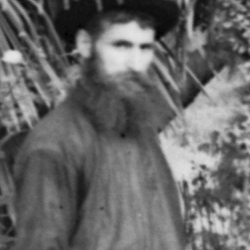
%> input picture data/alleia/r.png, 250 x 250 px
$ octave --eval "demons;"   (GNU Octave 9; MATLAB toolbox functions it lacks are replaced by stand-ins)
%> lines starting %> are read from the running program, lines starting %| are printed output that depends on the picture
% Demons Registration

function demons

figure(1); clf; colormap gray; set(gcf,'renderer','painter')

%% Parameters
niter           = 250;
sigma_fluid     = 2.0; % regularize update      field
sigma_diffusion = 2.0; % regularize deformation field
sigma_i         = 1.0; % weight on similarity term
sigma_x         = 1.0; % weight on spatial uncertainties (maximal step)
nlevel          = 3;   % multiresolution
do_display      = 1;   % display iterations

%% Load fixed image
F = double(imread('r.png'));          % fixed   image
%> F: size 250x250x3 double; min 1, max 229, mean 104.1; mean of the top-left, top-right, bottom-left and bottom-right quarters 94.3, 104.4, 89.5, 128.3
%F = double(imread('statue-rio.png'));           % fixed   image
F = imresize(F,0.5);
%> F: size 125x125x3 double
F = 256*(F-min(F(:)))/range(F(:));              % normalize intensities
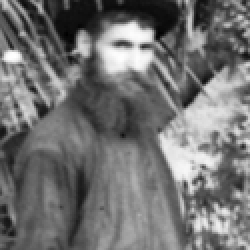
%> F: size 125x125x3 double (shown 2 times larger); min 0, max 256, mean 114.4; drawn with min black and max white

%% Load moving image
M = double(imread('b.png'));          % moving  image
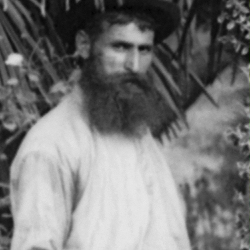
%> input picture data/alleia/b.png, 250 x 250 px
%M = double(imread('statue-rio-deformed.png'));  % moving  image
M = imresize(M,0.5);
%> M: size 125x125x3 double
M = 256*(M-min(M(:)))/range(M(:));              % normalize intensities
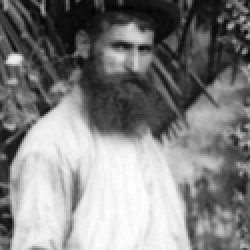
%> M: size 125x125x3 double (shown 2 times larger); mean R, G, B 130.5, 130.5, 130.5; drawn with min black and max white

% Translate
%shift = 3; tmp = zeros(size(M)); tmp((1+shift):end,:) = M(1:(end-shift),:); M = tmp;

%% Create random moving image
%[F,sx0,sy0]  = randomdeform(F,50,5);
%figure(5); showvector(sx0,sy0,4,3,lim); drawnow;

if nlevel == 1

    %% Register
    disp(['Register...']);
    opt = struct('niter',niter, 'sigma_fluid',sigma_fluid, 'sigma_diffusion',sigma_diffusion, 'sigma_i',sigma_i, 'sigma_x',sigma_x, 'do_display',do_display, 'do_plotenergy',1);
    [Mp,sx,sy,vx,vy] = register(F,M,opt);

else

    %% Multiresolution
    vx = zeros(size(M)); % deformation field
    vy = zeros(size(M));
    for k=nlevel:-1:1
        disp(['Register level: ' num2str(k) '...']);

        % downsample
        scale = 2^-(k-1);
        Fl = imresize(F,scale);
        Ml = imresize(M,scale);
        vxl = imresize(vx*scale,scale);
        vyl = imresize(vy*scale,scale);

        % register
        opt = struct('niter',niter,...
            'sigma_fluid',sigma_fluid,...
            'sigma_diffusion',sigma_diffusion,...
            'sigma_i',sigma_i,...
            'sigma_x',sigma_x,...
            'vx',vxl, 'vy',vyl,...
            'do_display',do_display, 'do_plotenergy',1);
        [Mp,sxl,syl,vxl,vyl] = register(Fl,Ml,opt);
% [12 lines not run here, left out]
function [Mp,sx,sy,vx,vy] = register(F,M,opt)

    if nargin<3;  opt = struct();  end;
    if ~isfield(opt,'sigma_fluid');      opt.sigma_fluid     = 1.0;              end;
    if ~isfield(opt,'sigma_diffusion');  opt.sigma_diffusion = 1.0;              end;
    if ~isfield(opt,'sigma_i');          opt.sigma_i         = 1.0;              end;
    if ~isfield(opt,'sigma_x');          opt.sigma_x         = 1.0;              end;
    if ~isfield(opt,'niter');            opt.niter           = 250;              end;
    if ~isfield(opt,'vx');               opt.vx              = zeros(size(M));   end;
    if ~isfield(opt,'vy');               opt.vy              = zeros(size(M));   end;
    if ~isfield(opt,'stop_criterium');   opt.stop_criterium  = 0.01;             end;
    if ~isfield(opt,'piggyback');        opt.piggyback       = 1.2;              end;
    if ~isfield(opt,'do_display');       opt.do_display      = 1;                end;
    if ~isfield(opt,'do_plotenergy');    opt.do_plotenergy   = 1;                end;

    %% Piggyback image
    [F,lim] = piggyback(F,opt.piggyback);
    [M,lim] = piggyback(M,opt.piggyback);

    %% T is the deformation from M to F
    vx = piggyback(opt.vx,opt.piggyback);
    vy = piggyback(opt.vy,opt.piggyback);
    e  = zeros(1,opt.niter);
    e_min = 1e+100;      % Minimal energy

    %% Iterate update fields
    for iter=1:opt.niter

        % Find update
        [ux,uy] = findupdate(F,M,vx,vy,opt.sigma_i,opt.sigma_x);

        % Regularize update
        ux    = imgaussian(ux,opt.sigma_fluid);
        uy    = imgaussian(uy,opt.sigma_fluid);

        % Compute step (e.g., max half a pixel)
        step  = opt.sigma_x;

        % Update velocities (demons) - additive
        vx = vx + step*ux;
        vy = vy + step*uy;

        % Update velocities (demons) - composition
        %[vx,vy] = compose(vx,vy,step*ux,step*uy);

        % Regularize velocities
        vx = imgaussian(vx,opt.sigma_diffusion);
        vy = imgaussian(vy,opt.sigma_diffusion);

        % Get Transformation
        [sx,sy] = expfield(vx,vy);  % deformation field

        % Compute energy
        e(iter) = energy(F,M,sx,sy,opt.sigma_i,opt.sigma_x);
        disp(['Iteration: ' num2str(iter) ' - ' 'energy: ' num2str(e(iter))]);
        if e(iter)<e_min
            sx_min = sx; sy_min = sy; % update best fields
            vx_min = vx; vy_min = vy; % update best fields
            e_min  = e(iter);
        end

        % Stop criterium
        if iter>1 && abs(e(iter) - e(max(1,iter-5))) < e(1)*opt.stop_criterium
            break;
        end

        if opt.do_display
            % display deformation
            subplot(2,4,7); showvector(ux,uy,4,3,lim); title('Update');
            subplot(2,4,8); showgrid  (sx,sy,4,lim); title('Transformation');
            drawnow;

            % Display registration
            Mp     = iminterpolate(M,sx,sy);
            diff   = (F-Mp).^2;
            showimage(F,'Fixed', M,'Moving', Mp,'Warped', diff,'Diff', 'lim',lim,'nbrows',2); drawnow;

            % Plot energy
            if opt.do_plotenergy
                subplot(2,2,3)
                hold on;
                plot(1:iter,e(1:iter),'r-'); xlim([0 opt.niter]);
                xlabel('Iteration'); ylabel('Energy');
                hold off;
                drawnow
            end
        end

    end

    %% Get Best Transformation
    vx = vx_min;  vy = vy_min;
    sx = sx_min;  sy = sy_min;

    %% Transform moving image
    Mp = iminterpolate(M,sx,sy);

    %% Unpiggyback
    Mp = Mp(lim(1):lim(2),lim(3):lim(4));
    vx = vx(lim(1):lim(2),lim(3):lim(4));
    vy = vy(lim(1):lim(2),lim(3):lim(4));
    sx = sx(lim(1):lim(2),lim(3):lim(4));
    sy = sy(lim(1):lim(2),lim(3):lim(4));

end

%% Find update between two images
% [28 lines left out: function findupdate, not called in this run]

%% Interpolate image
% [11 lines left out: function iminterpolate, not called in this run]

%% Apply gaussian filter to image
% [14 lines left out: function imgaussian, not called in this run]

%% Exponentiate vector field
%  Changed: Dec 6th, 2011
%
% [18 lines left out: function expfield, not called in this run]

%% Compose two vector fields
% [15 lines left out: function compose, not called in this run]

%% Jacobian
% [14 lines left out: function jacobian, not called in this run]


%% Get energy
% [19 lines left out: function energy, not called in this run]

%% Random deformation
% [18 lines left out: function randomdeform, not called in this run]

%% Piggyback image
function [I,lim] = piggyback(I,scale)

    if nargin<2; scale = 2; end; % default, piggybacked image twice as big

    Ip  = zeros(ceil(size(I)*scale));
    lim = bsxfun(@plus, floor(size(I)*(scale-1)/2), [[1 1];size(I)]); % image limits
    Ip(lim(1):lim(2),lim(3):lim(4)) = I;                              % piggybacked image
    I = Ip;

end

%% Display vector field
%  Changed: Dec 6th, 2011
%
% [21 lines left out: function showvector, not called in this run]

%% Display vector field
%  Changed: Jan 28th, 2013
%
% [22 lines left out: function showgrid, not called in this run]

%% Display two images
%  Changed: Dec 6th, 2011
%
% [51 lines left out: function showimage, not called in this run]
%> the loop in demons, `for k=nlevel:-1:1` made 1 pass
%> pass 1, in demons, `Fl = imresize(F,scale);`:
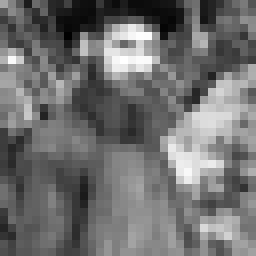
%> Fl: size 32x32x3 double (shown 8 times larger); min 3.84, max 256, mean 114.4; drawn with min black and max white
%> pass 1, in demons, `Ml = imresize(M,scale);`:
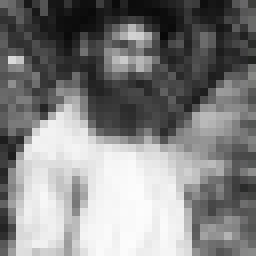
%> Ml: size 32x32x3 double (shown 8 times larger); mean R, G, B 130.5, 130.5, 130.5
%> (the run ends here)
